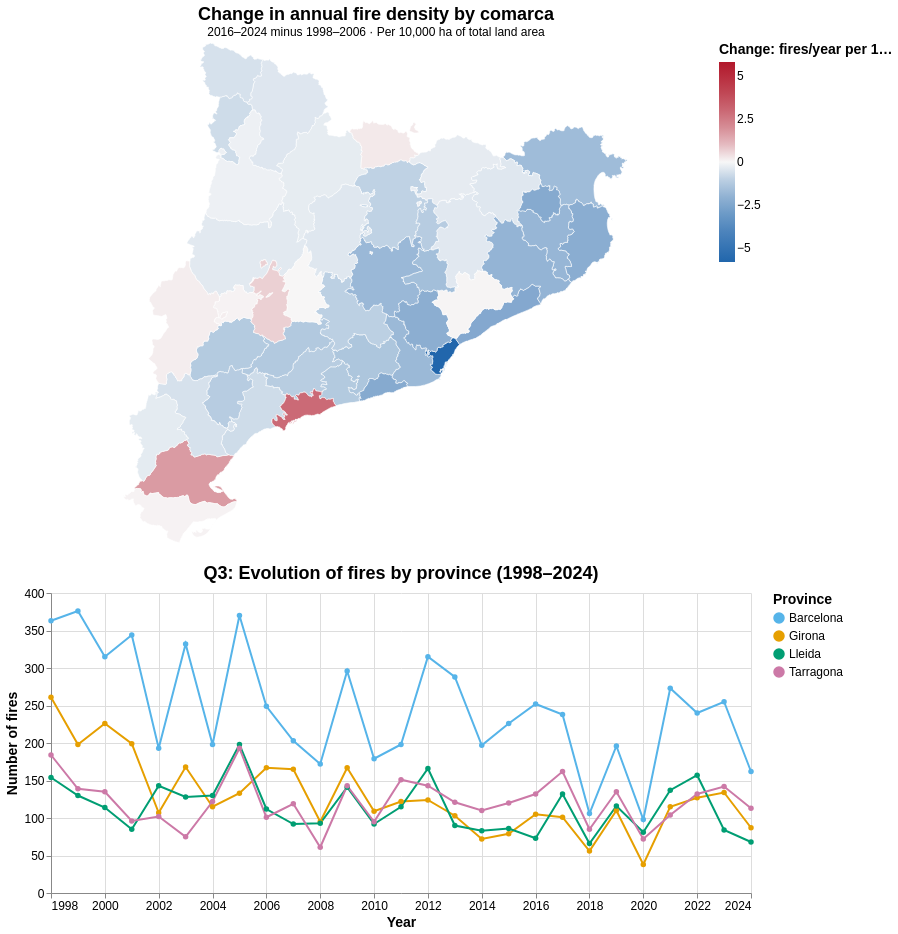

The code cell stored with this chart in its notebook:
### Markdown cell above
# Final View

### Code cell
final_view = format_chart(alt.vconcat(change_map, line_chart).configure_view(stroke=None))
final_view

### Figure 1 — Vega-Lite specification as saved in the notebook (floating-point values rounded to 4 significant figures; data arrays with more than 128 entries replaced by an {"elided": "..."} marker saying what was removed)
{"config": {"view": {"continuousWidth": 300, "continuousHeight": 300, "stroke": null}, "axis": {"labelFontSize": 12, "titleFontSize": 14}, "legend": {"labelFontSize": 12, "titleFontSize": 14}, "title": {"fontSize": 18, "subtitleFontSize": 12}}, "vconcat": [{"data": {"values": [{"geometry": {"coordinates": {"elided": "1x380x2 float values"}, "type": "Polygon"}, "properties": {"CODICOMAR": "01", "NOMCOMAR": "Alt Camp"}, "type": "Feature"}, {"geometry": {"coordinates": {"elided": "561 rows, 6730 float values in total"}, "type": "MultiPolygon"}, "properties": {"CODICOMAR": "02", "NOMCOMAR": "Alt Empordà"}, "type": "Feature"}, {"geometry": {"coordinates": {"elided": "2 rows, 812 float values in total"}, "type": "Polygon"}, "properties": {"CODICOMAR": "03", "NOMCOMAR": "Alt Penedès"}, "type": "Feature"}, {"geometry": {"coordinates": {"elided": "2 rows, 1164 float values in total"}, "type": "MultiPolygon"}, "properties": {"CODICOMAR": "04", "NOMCOMAR": "Alt Urgell"}, "type": "Feature"}, {"geometry": {"coordinates": {"elided": "1x329x2 float values"}, "type": "Polygon"}, "properties": {"CODICOMAR": "05", "NOMCOMAR": "Alta Ribagorça"}, "type": "Feature"}, {"geometry": {"coordinates": {"elided": "1x567x2 float values"}, "type": "Polygon"}, "properties": {"CODICOMAR": "06", "NOMCOMAR": "Anoia"}, "type": "Feature"}, {"geometry": {"coordinates": {"elided": "3 rows, 1310 float values in total"}, "type": "Polygon"}, "properties": {"CODICOMAR": "07", "NOMCOMAR": "Bages"}, "type": "Feature"}, {"geometry": {"coordinates": {"elided": "12 rows, 1072 float values in total"}, "type": "MultiPolygon"}, "properties": {"CODICOMAR": "08", "NOMCOMAR": "Baix Camp"}, "type": "Feature"}, {"geometry": {"coordinates": {"elided": "52 rows, 1604 float values in total"}, "type": "MultiPolygon"}, "properties": {"CODICOMAR": "09", "NOMCOMAR": "Baix Ebre"}, "type": "Feature"}, {"geometry": {"coordinates": {"elided": "593 rows, 6042 float values in total"}, "type": "MultiPolygon"}, "properties": {"CODICOMAR": "10", "NOMCOMAR": "Baix Empordà"}, "type": "Feature"}, {"geometry": {"coordinates": {"elided": "2 rows, 810 float values in total"}, "type": "Polygon"}, "properties": {"CODICOMAR": "11", "NOMCOMAR": "Baix Llobregat"}, "type": "Feature"}, {"geometry": {"coordinates": {"elided": "6 rows, 620 float values in total"}, "type": "MultiPolygon"}, "properties": {"CODICOMAR": "12", "NOMCOMAR": "Baix Penedès"}, "type": "Feature"}, {"geometry": {"coordinates": {"elided": "34 rows, 1024 float values in total"}, "type": "MultiPolygon"}, "properties": {"CODICOMAR": "13", "NOMCOMAR": "Barcelonès"}, "type": "Feature"}, {"geometry": {"coordinates": {"elided": "4 rows, 1544 float values in total"}, "type": "MultiPolygon"}, "properties": {"CODICOMAR": "14", "NOMCOMAR": "Berguedà"}, "type": "Feature"}, {"geometry": {"coordinates": {"elided": "2 rows, 574 float values in total"}, "type": "MultiPolygon"}, "properties": {"CODICOMAR": "15", "NOMCOMAR": "Cerdanya"}, "type": "Feature"}, {"geometry": {"coordinates": {"elided": "1x419x2 float values"}, "type": "Polygon"}, "properties": {"CODICOMAR": "16", "NOMCOMAR": "Conca de Barberà"}, "type": "Feature"}, {"geometry": {"coordinates": {"elided": "31 rows, 890 float values in total"}, "type": "MultiPolygon"}, "properties": {"CODICOMAR": "17", "NOMCOMAR": "Garraf"}, "type": "Feature"}, {"geometry": {"coordinates": {"elided": "1x322x2 float values"}, "type": "Polygon"}, "properties": {"CODICOMAR": "18", "NOMCOMAR": "Garrigues"}, "type": "Feature"}, {"geometry": {"coordinates": {"elided": "1x448x2 float values"}, "type": "Polygon"}, "properties": {"CODICOMAR": "19", "NOMCOMAR": "Garrotxa"}, "type": "Feature"}, {"geometry": {"coordinates": {"elided": "1x400x2 float values"}, "type": "Polygon"}, "properties": {"CODICOMAR": "20", "NOMCOMAR": "Gironès"}, "type": "Feature"}, {"geometry": {"coordinates": {"elided": "6 rows, 704 float values in total"}, "type": "MultiPolygon"}, "properties": {"CODICOMAR": "21", "NOMCOMAR": "Maresme"}, "type": "Feature"}, {"geometry": {"coordinates": {"elided": "92 rows, 2028 float values in total"}, "type": "MultiPolygon"}, "properties": {"CODICOMAR": "22", "NOMCOMAR": "Montsià"}, "type": "Feature"}, {"geometry": {"coordinates": {"elided": "3 rows, 1220 float values in total"}, "type": "Polygon"}, "properties": {"CODICOMAR": "23", "NOMCOMAR": "Noguera"}, "type": "Feature"}, {"geometry": {"coordinates": {"elided": "1x610x2 float values"}, "type": "Polygon"}, "properties": {"CODICOMAR": "24", "NOMCOMAR": "Osona"}, "type": "Feature"}, {"geometry": {"coordinates": {"elided": "2 rows, 1140 float values in total"}, "type": "MultiPolygon"}, "properties": {"CODICOMAR": "25", "NOMCOMAR": "Pallars Jussà"}, "type": "Feature"}, {"geometry": {"coordinates": {"elided": "1x520x2 float values"}, "type": "Polygon"}, "properties": {"CODICOMAR": "26", "NOMCOMAR": "Pallars Sobirà"}, "type": "Feature"}, {"geometry": {"coordinates": {"elided": "3 rows, 440 float values in total"}, "type": "MultiPolygon"}, "properties": {"CODICOMAR": "27", "NOMCOMAR": "Pla d'Urgell"}, "type": "Feature"}, {"geometry": {"coordinates": {"elided": "1x247x2 float values"}, "type": "Polygon"}, "properties": {"CODICOMAR": "28", "NOMCOMAR": "Pla de l'Estany"}, "type": "Feature"}, {"geometry": {"coordinates": {"elided": "1x340x2 float values"}, "type": "Polygon"}, "properties": {"CODICOMAR": "29", "NOMCOMAR": "Priorat"}, "type": "Feature"}, {"geometry": {"coordinates": {"elided": "1x617x2 float values"}, "type": "Polygon"}, "properties": {"CODICOMAR": "30", "NOMCOMAR": "Ribera d'Ebre"}, "type": "Feature"}, {"geometry": {"coordinates": {"elided": "2 rows, 1206 float values in total"}, "type": "MultiPolygon"}, "properties": {"CODICOMAR": "31", "NOMCOMAR": "Ripollès"}, "type": "Feature"}, {"geometry": {"coordinates": {"elided": "1x337x2 float values"}, "type": "Polygon"}, "properties": {"CODICOMAR": "32", "NOMCOMAR": "Segarra"}, "type": "Feature"}, {"geometry": {"coordinates": {"elided": "2 rows, 752 float values in total"}, "type": "MultiPolygon"}, "properties": {"CODICOMAR": "33", "NOMCOMAR": "Segrià"}, "type": "Feature"}, {"geometry": {"coordinates": {"elided": "182 rows, 2636 float values in total"}, "type": "MultiPolygon"}, "properties": {"CODICOMAR": "34", "NOMCOMAR": "Selva"}, "type": "Feature"}, {"geometry": {"coordinates": {"elided": "5 rows, 1492 float values in total"}, "type": "MultiPolygon"}, "properties": {"CODICOMAR": "35", "NOMCOMAR": "Solsonès"}, "type": "Feature"}, {"geometry": {"coordinates": {"elided": "20 rows, 1028 float values in total"}, "type": "MultiPolygon"}, "properties": {"CODICOMAR": "36", "NOMCOMAR": "Tarragonès"}, "type": "Feature"}, {"geometry": {"coordinates": {"elided": "1x487x2 float values"}, "type": "Polygon"}, "properties": {"CODICOMAR": "37", "NOMCOMAR": "Terra Alta"}, "type": "Feature"}, {"geometry": {"coordinates": {"elided": "4 rows, 762 float values in total"}, "type": "MultiPolygon"}, "properties": {"CODICOMAR": "38", "NOMCOMAR": "Urgell"}, "type": "Feature"}, {"geometry": {"coordinates": {"elided": "1x342x2 float values"}, "type": "Polygon"}, "properties": {"CODICOMAR": "39", "NOMCOMAR": "Val d'Aran"}, "type": "Feature"}, {"geometry": {"coordinates": {"elided": "1x412x2 float values"}, "type": "Polygon"}, "properties": {"CODICOMAR": "40", "NOMCOMAR": "Vallès Occidental"}, "type": "Feature"}, {"geometry": {"coordinates": {"elided": "1x433x2 float values"}, "type": "Polygon"}, "properties": {"CODICOMAR": "41", "NOMCOMAR": "Vallès Oriental"}, "type": "Feature"}, {"geometry": {"coordinates": {"elided": "1x276x2 float values"}, "type": "Polygon"}, "properties": {"CODICOMAR": "42", "NOMCOMAR": "Moianès"}, "type": "Feature"}, {"geometry": {"coordinates": {"elided": "2 rows, 528 float values in total"}, "type": "MultiPolygon"}, "properties": {"CODICOMAR": "43", "NOMCOMAR": "Lluçanès"}, "type": "Feature"}]}, "mark": {"type": "geoshape", "stroke": "white", "strokeWidth": 0.6}, "encoding": {"color": {"field": "difference", "legend": {"labelExpr": "datum.value == floor(datum.value) ? format(datum.value, '.0f') : format(datum.value, '.1f')", "values": [-5, -2.5, 0, 2.5, 5]}, "scale": {"domain": [-5.784, -5.205, -4.627, -4.049, -3.47, -2.892, -2.314, -1.735, -1.157, -0.5784, 0.0, 0.5784, 1.157, 1.735, 2.314, 2.892, 3.47, 4.049, 4.627, 5.205, 5.784], "range": ["#2166ac", "#2e6fb1", "#3d79b6", "#4c83bb", "#5d8fc1", "#709cc8", "#85a9cf", "#9bb9d7", "#b5cbe0", "#d3dfeb", "#f7f7f7", "#ecd2d5", "#e2b3b9", "#d998a0", "#d2808a", "#cb6a76", "#c55765", "#c04554", "#bb3546", "#b62638", "#b2182b"], "type": "linear"}, "title": "Change: fires/year per 10,000 ha", "type": "quantitative"}, "tooltip": [{"field": "properties.NOMCOMAR", "title": "Comarca", "type": "nominal"}, {"field": "area_ha", "format": ",.0f", "title": "Comarca area (ha)", "type": "quantitative"}, {"field": "early", "format": ".2f", "title": "1998–2006: fires/year per 10,000 ha", "type": "quantitative"}, {"field": "recent", "format": ".2f", "title": "2016–2024: fires/year per 10,000 ha", "type": "quantitative"}, {"field": "difference", "format": "+.2f", "title": "Change: fires/year per 10,000 ha", "type": "quantitative"}]}, "height": 500, "projection": {"reflectY": true, "type": "identity"}, "title": {"text": "Change in annual fire density by comarca", "subtitle": "2016–2024 minus 1998–2006 · Per 10,000 ha of total land area"}, "transform": [{"lookup": "properties.CODICOMAR", "from": {"data": {"name": "data-b7ebecf4b3ba4798c93788d5b2521a36"}, "key": "code", "fields": ["early", "recent", "difference", "area_ha"]}}], "width": 650}, {"data": {"name": "data-2fff97f9a8cf3e5bdd35b9a7e089dd93"}, "mark": {"type": "line", "point": true}, "encoding": {"color": {"field": "provincia", "scale": {"domain": ["Barcelona", "Girona", "Lleida", "Tarragona"], "range": ["#56B4E9", "#E69F00", "#009E73", "#CC79A7"]}, "title": "Province", "type": "nominal"}, "tooltip": [{"field": "provincia", "type": "nominal"}, {"field": "year", "type": "ordinal"}, {"field": "fires", "type": "quantitative"}], "x": {"axis": {"format": "d"}, "field": "year", "scale": {"zero": false}, "title": "Year", "type": "quantitative"}, "y": {"field": "fires", "scale": {"zero": true}, "title": "Number of fires", "type": "quantitative"}}, "height": 300, "title": "Q3: Evolution of fires by province (1998–2024)", "width": 700}], "$schema": "https://vega.github.io/schema/vega-lite/v6.4.1.json", "datasets": {"data-b7ebecf4b3ba4798c93788d5b2521a36": [{"code": "01", "early": 2.437, "recent": 1.342, "area_ha": 53800.0, "difference": -1.095}, {"code": "02", "early": 3.338, "recent": 1.702, "area_ha": 135800.0, "difference": -1.636}, {"code": "03", "early": 5.153, "recent": 3.822, "area_ha": 59300.0, "difference": -1.33}, {"code": "04", "early": 0.8831, "recent": 0.6143, "area_ha": 144700.0, "difference": -0.2688}, {"code": "05", "early": 1.275, "recent": 0.5985, "area_ha": 42700.0, "difference": -0.6766}, {"code": "06", "early": 3.4, "recent": 2.386, "area_ha": 86600.0, "difference": -1.014}, {"code": "07", "early": 3.48, "recent": 1.72, "area_ha": 109200.0, "difference": -1.76}, {"code": "08", "early": 2.2, "recent": 1.53, "area_ha": 69700.0, "difference": -0.6695}, {"code": "09", "early": 1.185, "recent": 2.858, "area_ha": 100300.0, "difference": 1.673}, {"code": "10", "early": 5.271, "recent": 3.086, "area_ha": 70200.0, "difference": -2.184}, {"code": "11", "early": 8.322, "recent": 6.584, "area_ha": 48600.0, "difference": -1.738}, {"code": "12", "early": 3.866, "recent": 2.665, "area_ha": 29600.0, "difference": -1.201}, {"code": "13", "early": 13.55, "recent": 7.763, "area_ha": 14600.0, "difference": -5.784}, {"code": "14", "early": 1.669, "recent": 0.7032, "area_ha": 118500.0, "difference": -0.9658}, {"code": "15", "early": 0.7516, "recent": 0.975, "area_ha": 54700.0, "difference": 0.2234}, {"code": "16", "early": 3.094, "recent": 1.88, "area_ha": 65000.0, "difference": -1.214}, {"code": "17", "early": 4.925, "recent": 2.643, "area_ha": 18500.0, "difference": -2.282}, {"code": "18", "early": 2.325, "recent": 1.156, "area_ha": 79800.0, "difference": -1.17}, {"code": "19", "early": 1.028, "recent": 0.6349, "area_ha": 73500.0, "difference": -0.393}, {"code": "20", "early": 5.131, "recent": 3.299, "area_ha": 57600.0, "difference": -1.833}, {"code": "21", "early": 5.569, "recent": 3.23, "area_ha": 39900.0, "difference": -2.339}, {"code": "22", "early": 1.104, "recent": 1.179, "area_ha": 73500.0, "difference": 0.07559}, {"code": "23", "early": 1.358, "recent": 1.015, "area_ha": 178400.0, "difference": -0.3426}, {"code": "24", "early": 1.319, "recent": 0.9705, "area_ha": 101900.0, "difference": -0.3489}, {"code": "25", "early": 0.9101, "recent": 0.7446, "area_ha": 134300.0, "difference": -0.1655}, {"code": "26", "early": 0.7983, "recent": 0.3951, "area_ha": 137800.0, "difference": -0.4032}, {"code": "27", "early": 0.1093, "recent": 0.1821, "area_ha": 30500.0, "difference": 0.07286}, {"code": "28", "early": 4.647, "recent": 2.366, "area_ha": 26300.0, "difference": -2.281}, {"code": "29", "early": 2.472, "recent": 1.358, "area_ha": 49900.0, "difference": -1.113}, {"code": "30", "early": 1.935, "recent": 1.397, "area_ha": 82700.0, "difference": -0.5374}, {"code": "31", "early": 0.6153, "recent": 0.3367, "area_ha": 95700.0, "difference": -0.2786}, {"code": "32", "early": 0.8092, "recent": 0.8289, "area_ha": 56300.0, "difference": 0.01974}, {"code": "33", "early": 1.344, "recent": 1.503, "area_ha": 139700.0, "difference": 0.1591}, {"code": "34", "early": 3.562, "recent": 1.653, "area_ha": 99500.0, "difference": -1.91}, {"code": "35", "early": 1.072, "recent": 0.6891, "area_ha": 116100.0, "difference": -0.3828}, {"code": "36", "early": 2.369, "recent": 5.259, "area_ha": 31900.0, "difference": 2.891}, {"code": "37", "early": 1.54, "recent": 1.241, "area_ha": 74300.0, "difference": -0.2991}, {"code": "38", "early": 0.9004, "recent": 1.513, "area_ha": 58000.0, "difference": 0.613}, {"code": "39", "early": 0.7361, "recent": 0.2103, "area_ha": 63400.0, "difference": -0.5258}, {"code": "40", "early": 7.7, "recent": 5.565, "area_ha": 58300.0, "difference": -2.135}, {"code": "41", "early": 3.19, "recent": 3.235, "area_ha": 73500.0, "difference": 0.04535}, {"code": "42", "early": 2.433, "recent": 0.8876, "area_ha": 33800.0, "difference": -1.545}, {"code": "43", "early": 1.909, "recent": 0.7832, "area_ha": 22700.0, "difference": -1.126}], "data-2fff97f9a8cf3e5bdd35b9a7e089dd93": [{"year": 1998, "provincia": "Barcelona", "fires": 363}, {"year": 1998, "provincia": "Girona", "fires": 261}, {"year": 1998, "provincia": "Lleida", "fires": 154}, {"year": 1998, "provincia": "Tarragona", "fires": 184}, {"year": 1999, "provincia": "Barcelona", "fires": 376}, {"year": 1999, "provincia": "Girona", "fires": 198}, {"year": 1999, "provincia": "Lleida", "fires": 130}, {"year": 1999, "provincia": "Tarragona", "fires": 139}, {"year": 2000, "provincia": "Barcelona", "fires": 315}, {"year": 2000, "provincia": "Girona", "fires": 226}, {"year": 2000, "provincia": "Lleida", "fires": 114}, {"year": 2000, "provincia": "Tarragona", "fires": 135}, {"year": 2001, "provincia": "Barcelona", "fires": 344}, {"year": 2001, "provincia": "Girona", "fires": 199}, {"year": 2001, "provincia": "Lleida", "fires": 85}, {"year": 2001, "provincia": "Tarragona", "fires": 96}, {"year": 2002, "provincia": "Barcelona", "fires": 193}, {"year": 2002, "provincia": "Girona", "fires": 107}, {"year": 2002, "provincia": "Lleida", "fires": 143}, {"year": 2002, "provincia": "Tarragona", "fires": 102}, {"year": 2003, "provincia": "Barcelona", "fires": 332}, {"year": 2003, "provincia": "Girona", "fires": 168}, {"year": 2003, "provincia": "Lleida", "fires": 128}, {"year": 2003, "provincia": "Tarragona", "fires": 75}, {"year": 2004, "provincia": "Barcelona", "fires": 198}, {"year": 2004, "provincia": "Girona", "fires": 115}, {"year": 2004, "provincia": "Lleida", "fires": 130}, {"year": 2004, "provincia": "Tarragona", "fires": 122}, {"year": 2005, "provincia": "Barcelona", "fires": 370}, {"year": 2005, "provincia": "Girona", "fires": 133}, {"year": 2005, "provincia": "Lleida", "fires": 198}, {"year": 2005, "provincia": "Tarragona", "fires": 193}, {"year": 2006, "provincia": "Barcelona", "fires": 249}, {"year": 2006, "provincia": "Girona", "fires": 167}, {"year": 2006, "provincia": "Lleida", "fires": 112}, {"year": 2006, "provincia": "Tarragona", "fires": 101}, {"year": 2007, "provincia": "Barcelona", "fires": 203}, {"year": 2007, "provincia": "Girona", "fires": 165}, {"year": 2007, "provincia": "Lleida", "fires": 92}, {"year": 2007, "provincia": "Tarragona", "fires": 119}, {"year": 2008, "provincia": "Barcelona", "fires": 172}, {"year": 2008, "provincia": "Girona", "fires": 95}, {"year": 2008, "provincia": "Lleida", "fires": 93}, {"year": 2008, "provincia": "Tarragona", "fires": 61}, {"year": 2009, "provincia": "Barcelona", "fires": 296}, {"year": 2009, "provincia": "Girona", "fires": 167}, {"year": 2009, "provincia": "Lleida", "fires": 141}, {"year": 2009, "provincia": "Tarragona", "fires": 143}, {"year": 2010, "provincia": "Barcelona", "fires": 179}, {"year": 2010, "provincia": "Girona", "fires": 109}, {"year": 2010, "provincia": "Lleida", "fires": 92}, {"year": 2010, "provincia": "Tarragona", "fires": 95}, {"year": 2011, "provincia": "Barcelona", "fires": 198}, {"year": 2011, "provincia": "Girona", "fires": 122}, {"year": 2011, "provincia": "Lleida", "fires": 115}, {"year": 2011, "provincia": "Tarragona", "fires": 151}, {"year": 2012, "provincia": "Barcelona", "fires": 315}, {"year": 2012, "provincia": "Girona", "fires": 124}, {"year": 2012, "provincia": "Lleida", "fires": 166}, {"year": 2012, "provincia": "Tarragona", "fires": 143}, {"year": 2013, "provincia": "Barcelona", "fires": 288}, {"year": 2013, "provincia": "Girona", "fires": 103}, {"year": 2013, "provincia": "Lleida", "fires": 90}, {"year": 2013, "provincia": "Tarragona", "fires": 121}, {"year": 2014, "provincia": "Barcelona", "fires": 197}, {"year": 2014, "provincia": "Girona", "fires": 72}, {"year": 2014, "provincia": "Lleida", "fires": 83}, {"year": 2014, "provincia": "Tarragona", "fires": 110}, {"year": 2015, "provincia": "Barcelona", "fires": 226}, {"year": 2015, "provincia": "Girona", "fires": 79}, {"year": 2015, "provincia": "Lleida", "fires": 86}, {"year": 2015, "provincia": "Tarragona", "fires": 120}, {"year": 2016, "provincia": "Barcelona", "fires": 252}, {"year": 2016, "provincia": "Girona", "fires": 105}, {"year": 2016, "provincia": "Lleida", "fires": 73}, {"year": 2016, "provincia": "Tarragona", "fires": 132}, {"year": 2017, "provincia": "Barcelona", "fires": 238}, {"year": 2017, "provincia": "Girona", "fires": 101}, {"year": 2017, "provincia": "Lleida", "fires": 132}, {"year": 2017, "provincia": "Tarragona", "fires": 162}, {"year": 2018, "provincia": "Barcelona", "fires": 106}, {"year": 2018, "provincia": "Girona", "fires": 56}, {"year": 2018, "provincia": "Lleida", "fires": 66}, {"year": 2018, "provincia": "Tarragona", "fires": 85}, {"year": 2019, "provincia": "Barcelona", "fires": 196}, {"year": 2019, "provincia": "Girona", "fires": 110}, {"year": 2019, "provincia": "Lleida", "fires": 116}, {"year": 2019, "provincia": "Tarragona", "fires": 135}, {"year": 2020, "provincia": "Barcelona", "fires": 98}, {"year": 2020, "provincia": "Girona", "fires": 38}, {"year": 2020, "provincia": "Lleida", "fires": 81}, {"year": 2020, "provincia": "Tarragona", "fires": 72}, {"year": 2021, "provincia": "Barcelona", "fires": 273}, {"year": 2021, "provincia": "Girona", "fires": 115}, {"year": 2021, "provincia": "Lleida", "fires": 137}, {"year": 2021, "provincia": "Tarragona", "fires": 104}, {"year": 2022, "provincia": "Barcelona", "fires": 240}, {"year": 2022, "provincia": "Girona", "fires": 127}, {"year": 2022, "provincia": "Lleida", "fires": 157}, {"year": 2022, "provincia": "Tarragona", "fires": 132}, {"year": 2023, "provincia": "Barcelona", "fires": 255}, {"year": 2023, "provincia": "Girona", "fires": 134}, {"year": 2023, "provincia": "Lleida", "fires": 84}, {"year": 2023, "provincia": "Tarragona", "fires": 142}, {"year": 2024, "provincia": "Barcelona", "fires": 162}, {"year": 2024, "provincia": "Girona", "fires": 87}, {"year": 2024, "provincia": "Lleida", "fires": 68}, {"year": 2024, "provincia": "Tarragona", "fires": 113}]}}
